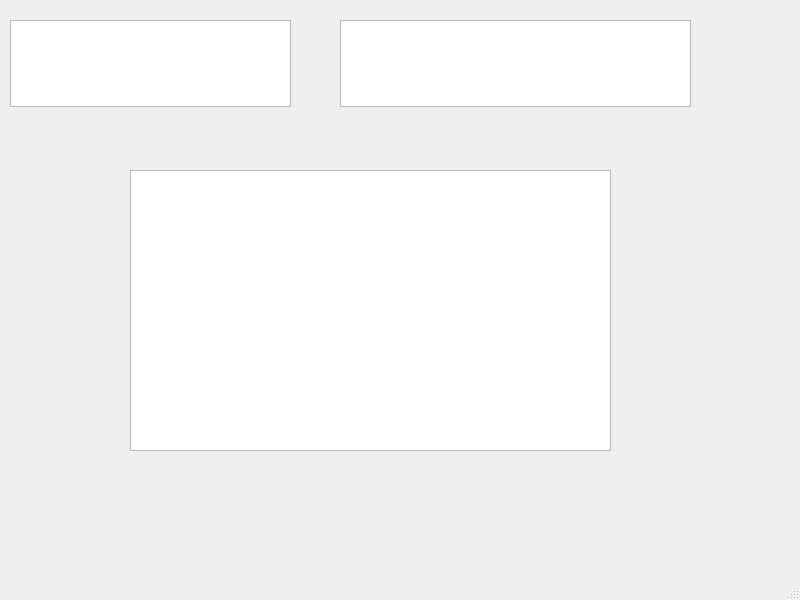
<?xml version="1.0" encoding="UTF-8"?>
<ui version="4.0">
 <class>MainWindow</class>
 <widget class="QMainWindow" name="MainWindow">
  <property name="geometry">
   <rect>
    <x>0</x>
    <y>0</y>
    <width>800</width>
    <height>600</height>
   </rect>
  </property>
  <property name="windowTitle">
   <string>MainWindow</string>
  </property>
  <widget class="QWidget" name="centralwidget">
   <widget class="QPlainTextEdit" name="plainTextEdit">
    <property name="geometry">
     <rect>
      <x>10</x>
      <y>20</y>
      <width>281</width>
      <height>87</height>
     </rect>
    </property>
   </widget>
   <widget class="QPlainTextEdit" name="plainTextEdit_2">
    <property name="geometry">
     <rect>
      <x>340</x>
      <y>20</y>
      <width>351</width>
      <height>87</height>
     </rect>
    </property>
   </widget>
   <widget class="QPlainTextEdit" name="plainTextEdit_3">
    <property name="geometry">
     <rect>
      <x>130</x>
      <y>170</y>
      <width>481</width>
      <height>281</height>
     </rect>
    </property>
   </widget>
  </widget>
  <widget class="QMenuBar" name="menubar">
   <property name="geometry">
    <rect>
     <x>0</x>
     <y>0</y>
     <width>800</width>
     <height>26</height>
    </rect>
   </property>
  </widget>
  <widget class="QStatusBar" name="statusbar"/>
 </widget>
 <resources/>
 <connections/>
</ui>
